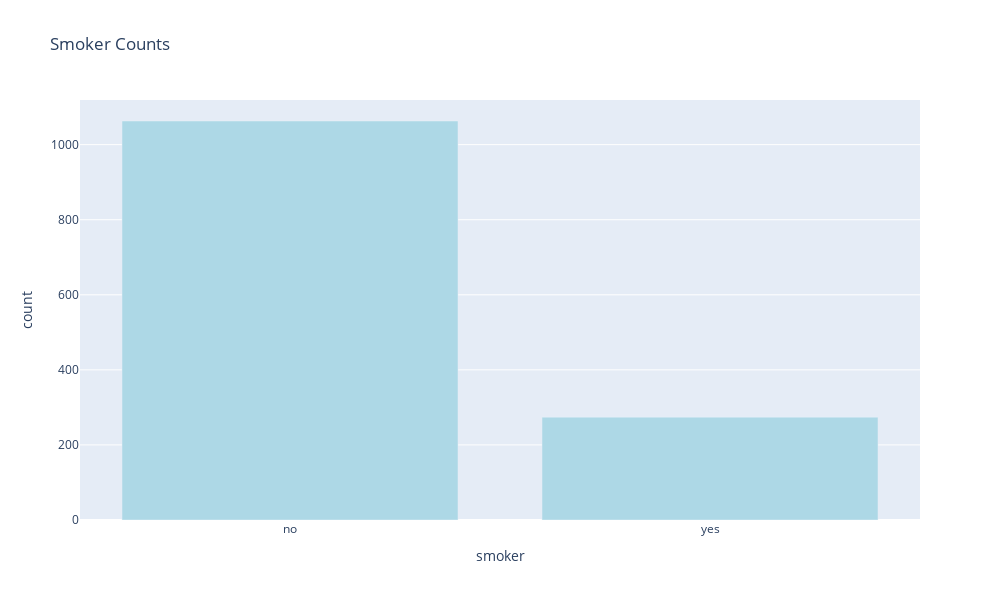

The notebook cell saved with this chart:
### Code cell
df_counts = df_insurance['smoker'].value_counts().reset_index()
df_counts.columns = ['smoker', 'count']

fig = px.bar(df_counts,
         x = 'smoker',
         y= 'count',
         title = 'Smoker Counts')
fig.update_traces(marker = dict(color = 'lightblue'))
fig.update_layout(width = 1000, height = 600)
fig.show()

### Figure 1 — Plotly figure (JSON) as saved in the notebook; plotly's stock layout.template omitted (floating-point values rounded to 4 significant figures)
{"data": [{"alignmentgroup": "True", "hovertemplate": "smoker=%{x}<br>count=%{y}<extra></extra>", "legendgroup": "", "marker": {"color": "lightblue", "pattern": {"shape": ""}}, "name": "", "offsetgroup": "", "orientation": "v", "showlegend": false, "textposition": "auto", "type": "bar", "x": ["no", "yes"], "xaxis": "x", "y": [1063, 274], "yaxis": "y"}], "layout": {"barmode": "relative", "height": 600, "legend": {"tracegroupgap": 0}, "title": {"text": "Smoker Counts"}, "width": 1000, "xaxis": {"anchor": "y", "domain": [0, 1], "title": {"text": "smoker"}}, "yaxis": {"anchor": "x", "domain": [0, 1], "title": {"text": "count"}}}}
